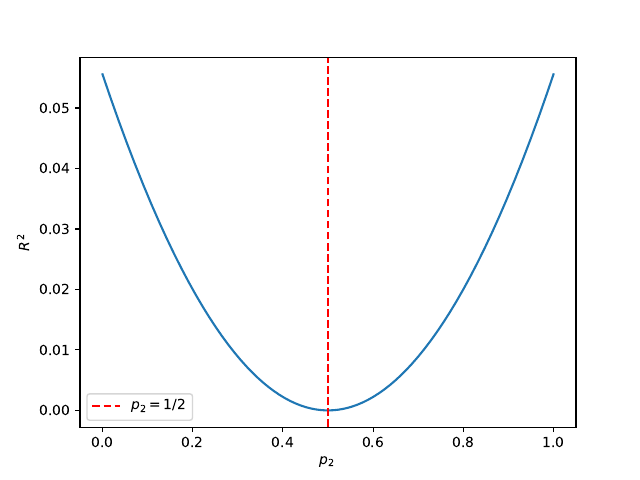

Here is the Python script that generated this plot:
"""
Script to plot the value of R^2 for p=(8/9, p_2, 1/3, 0) for varying value of
p_2
"""
import numpy as np
import matplotlib.pyplot as plt

import testzd as zd

def main():
    p2s = np.linspace(0, 1, 500)
    func = np.vectorize(lambda p2: zd.compute_least_squares(
                                            np.array([8/9, p2, 1/3, 0]))[1])
    r_squared = func(p2s)
    plt.figure()
    plt.plot(p2s, r_squared)
    plt.axvline(1/2, color="black", linestyle="dashed", label="$p_2=1/2$")
    plt.xlabel("$p_2$")
    plt.ylabel("$R^2$")
    plt.legend()
    plt.savefig("main.pdf")

if __name__ == "__main__":
    main()
